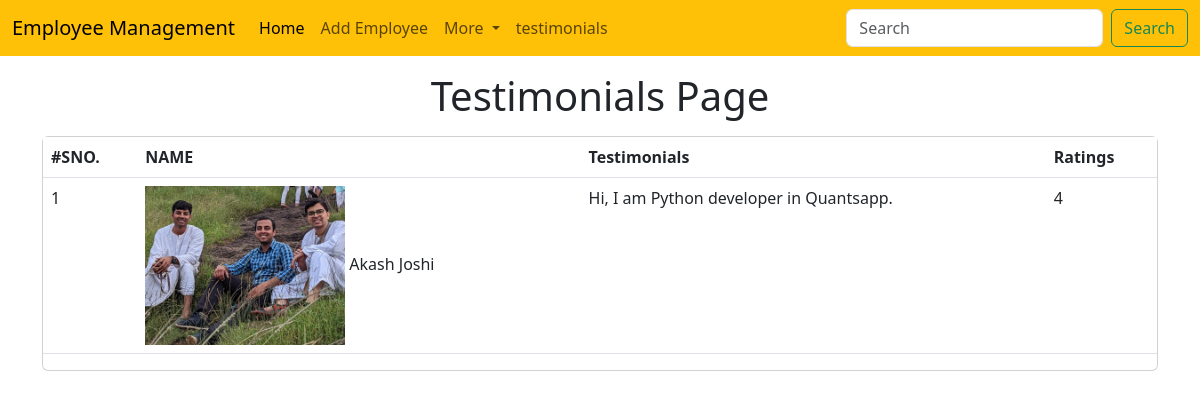
Page /emp/testimonials/ on the committed database.
### emp/models.py (models this page shows, shortened)
class Testimonial(models.Model):
    name = models.CharField(max_length=200)
    testimonial = models.TextField()
    picture = models.ImageField(upload_to='testimonials/')
    rating = models.IntegerField(max_length=1)

### emp/views.py (the view)
# urls.py: path('testimonials/',testimonials),
def testimonials(request):
    testi=Testimonial.objects.all()
    return render(request, "emp/testimonials.html",{'testi':testi})

### templates/emp/testimonials.html (shortened to what this page needs)
<!doctype html>
<html lang="en">
  <head>
    <link href="https://cdn.jsdelivr.net/npm/bootstrap@5.3.0/dist/css/bootstrap.min.css" rel="stylesheet">
  </head>
  <body>
    {% include 'emp/navbar.html' %}
    <h1 class="text-center my-3"> Testimonials Page</h1>
    <div class = "container">
      <div class = "row">
        <div class = "col-md-12">
           <div class = "card">
             <div clas="card-body">
               <table class="table">
                 <thead>
                 <tr>
                   <th>#SNO.</th>
                   <th>NAME</th>
                   <th>Testimonials</th>
                   <th>Ratings</th>
                 </tr>
                 </thead>
                 <tbody>
                 {% for t in testi %}
                 <tr>
                     <td>
                         {{forloop.counter}}
                     </td>
                     <td>
                         <img style="max-width: 200px;max-height: 200px;"src="/media/{{t.picture}}" alt="">
                         {{t.name}}</td>
                     <td>{{t.testimonial}}</td>
                     <td>{{t.rating}}</td>
                 </tr>
                 {% endfor %}
                 </tbody>
               </table>
             </div>
           </div>
        </div>
      </div>
    </div>
  </body>
</html>

### rows in the picture
Testimonial: picture (picture), name "Akash Joshi", testimonial "Hi, I am Python developer in Quantsapp.", rating "4"
